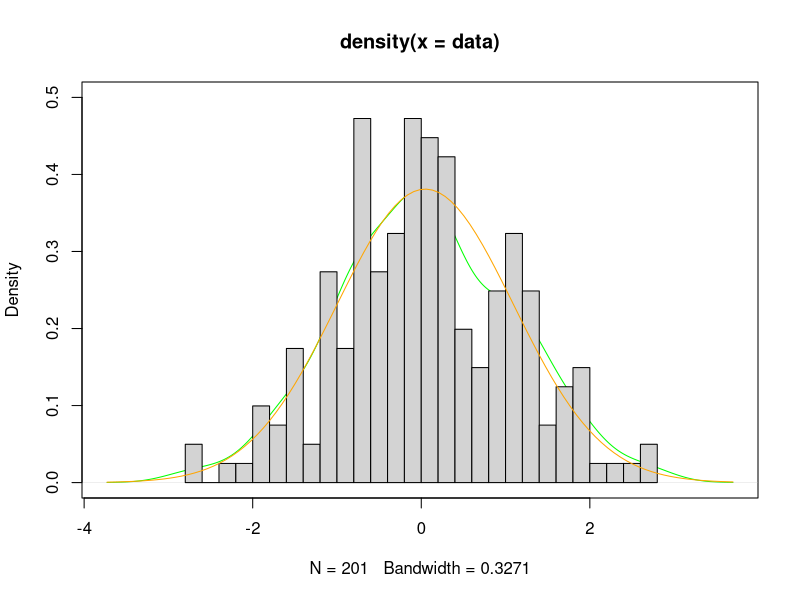

The R script that drew this image: (Note: a time limit stopped this script after it produced the figure.)
## ---- chunk 1
library(tidyverse)
library(stats4)
## ---- chunk 2
generate_data <- function(N){ 
  # Hard coded standard normal distribution
  rnorm(N,mean=0,sd=1) 
}
## ---- chunk 3

est_mle <- function(data){

  #1) Constructing the likelihood function `LL`.
  LL <- function(mean,sd){
     fs <- dnorm(data ,mean , sd , log = TRUE    )   
     -sum(fs) 
  }

  # 2) Calculate parameters.
  xbar=mean(data)
  sd=sd(data) 

  # 3) Using `mle()` function to estimate the parameters of the distribution.
  fit <- mle(minuslogl = LL, start = list(mean=xbar, sd=sd))
  
  
  # Estimated results presentation
  mean = coef(fit)[1]
  sd = coef(fit)[2]
  
  return (c(mean,sd))
}


## ---- chunk 4
boot_ci <- function(est_mle,N=201,summary = "median"){
  
  # Hard coded number of draws
  R <- 5000
  
  # Set median as default summary measure
  sm <- get(summary) 
  
  sampdist <- rep(NA, R)
  for(i in 1:R){
    b <- rnorm(N,mean=est_mle[1], sd=est_mle[2]) # Based on the estimated distribution conditions in the previous step. Using the parameters estimated by mle()
    sampdist[i] <- sm(b)
  }
  
  # Hard coded symmetric density interval
  quantile(sampdist, c(0.025, 0.975))
}
## ---- chunk 5
capture_median <- function(ci){
  # Hard coded 0 as parameter of interest
   1*(ci[1] < 0 & 0 < ci[2])
}
## ---- chunk 6

N=201
data <- generate_data(N)

(t1 <- data %>% est_mle)
plot(density(data),col="green",ylim=c(0,0.5))
hist(data, freq = FALSE,breaks = 20, main = " ", add=TRUE)
curve(dnorm(x, mean =t1[1], sd = t1[2]), add = TRUE, col = "orange")

(t2 <- t1 %>% boot_ci )

(t2 %>% capture_median)

## ---- chunk 7
set.seed(123)
M <- 5000  #simulation times.

captures <- rep(NA, M)
for(i in 1:M){
  captures[i] <- 
    N %>% generate_data %>% est_mle %>%  boot_ci %>% capture_median
}

(capture_prob <- mean(captures))
